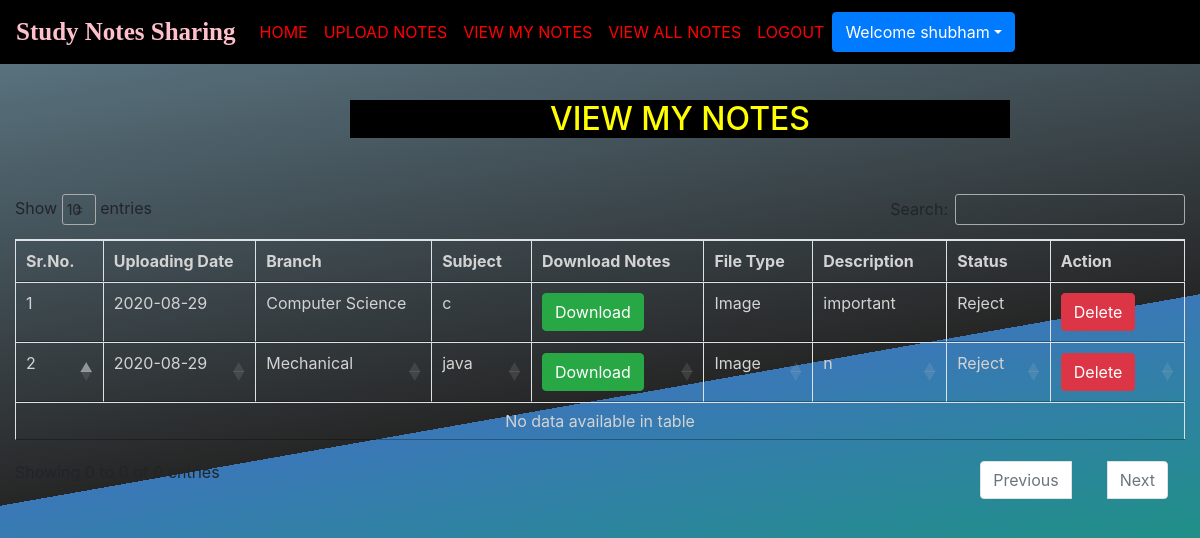
Before: /view_mynotes/ (signed in) with the older database file.
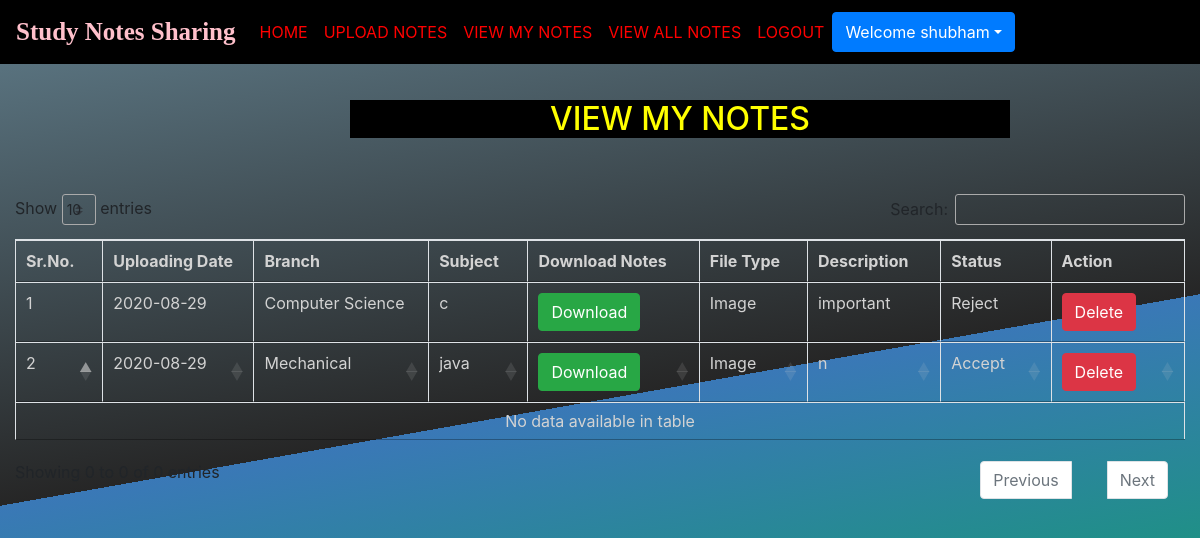
After: the same page with the newer database file.
### notes/models.py (models this page shows, shortened)
class Notes(models.Model):
    user=models.ForeignKey(User,on_delete=models.CASCADE)
    uploadingdate=models.CharField(max_length=30)
    branch=models.CharField(max_length=30)
    subject=models.CharField(max_length=30)
    notesfile=models.FileField(null=True)
    filetype=models.CharField(max_length=30,null=True)
    description=models.CharField(max_length=200,null=True)
    status=models.CharField(max_length=15)

### notes/views.py (the view)
# urls.py: path('view_mynotes/',views.view_mynotes,name="view_mynotes"),
def view_mynotes(request):
    if not request.user.is_authenticated:
        return redirect('login')
    user=User.objects.get(id=request.user.id)
    notes=Notes.objects.filter(user=user)
    error=False
    d={'notes':notes}
    return render(request,'view_mynotes.html',d)

### notes/templates/view_mynotes.html (shortened to what this page needs)
{% extends 'usernav.html' %}
 {% load static %}
 {% block body %}
<link rel="stylesheet" href="https://cdnjs.cloudflare.com/ajax/libs/twitter-bootstrap/4.5.2/css/bootstrap.css">
<link rel="stylesheet" href="https://cdn.datatables.net/1.10.22/css/dataTables.bootstrap4.min.css">
 <h2 class="text-center "style="color:yellow;background-color:black">VIEW MY NOTES</h2>
<section>
 <div class="container-fluid mt-4 text-center ">
   <br>
   <table class="table table-bordered" id="example">
     <thead>
       <tr>
         <th>Sr.No.</th>
         <th>Uploading Date</th>
         <th>Branch</th>
         <th>Subject</th>
         <th>Download Notes</th>
         <th>File Type</th>
         <th>Description</th>
         <th>Status</th>
         <th>Action</th>
       </tr>
       {% for i in notes  %}
       <tr>
         <td>{{forloop.counter}}</td>
         <td>{{i.uploadingdate}}</td>
         <td>{{i.branch}}</td>
         <td>{{i.subject}}</td>
         <td><a href="{{i.notesfile.url}}" class=" btn btn-success"download>Download</a></td>
         <td>{{i.filetype}}</td>
         <td>{{i.description}}</td>
         <td>{{i.status}}</td>
         <td><a href="{% url 'delete_mynotes' i.id %}" class=" btn btn-danger" onclick="return confirm('Are you sure?')">Delete</a></td>
       </tr>
       {% endfor %}
     </thead>
   </table>
 </div>
 </section>
 {% endblock body %}

Changed rows visible on the page:
changed Notes "Mechanical": status "Reject" → "Accept"
